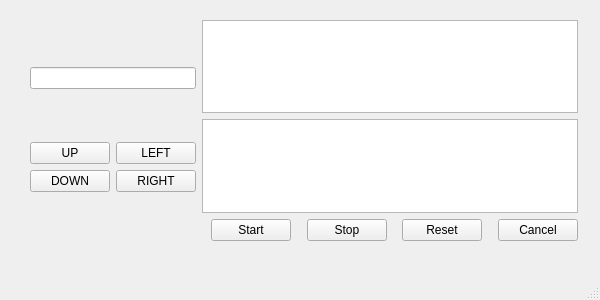
<?xml version="1.0" encoding="UTF-8"?>
<ui version="4.0">
 <class>window</class>
 <widget class="QMainWindow" name="window">
  <property name="geometry">
   <rect>
    <x>0</x>
    <y>0</y>
    <width>600</width>
    <height>300</height>
   </rect>
  </property>
  <property name="minimumSize">
   <size>
    <width>600</width>
    <height>300</height>
   </size>
  </property>
  <property name="maximumSize">
   <size>
    <width>600</width>
    <height>300</height>
   </size>
  </property>
  <property name="windowTitle">
   <string>window</string>
  </property>
  <widget class="QWidget" name="centralwidget">
   <widget class="QWidget" name="layoutWidget">
    <property name="geometry">
     <rect>
      <x>30</x>
      <y>20</y>
      <width>548</width>
      <height>221</height>
     </rect>
    </property>
    <layout class="QHBoxLayout" name="horizontalLayout_3">
     <item>
      <layout class="QVBoxLayout" name="verticalLayout_3">
       <item>
        <widget class="QLineEdit" name="setLine">
         <property name="cursor">
          <cursorShape>IBeamCursor</cursorShape>
         </property>
        </widget>
       </item>
       <item>
        <layout class="QHBoxLayout" name="horizontalLayout">
         <item>
          <layout class="QVBoxLayout" name="verticalLayout">
           <item>
            <widget class="QPushButton" name="up_button">
             <property name="text">
              <string>UP</string>
             </property>
            </widget>
           </item>
           <item>
            <widget class="QPushButton" name="down_button">
             <property name="text">
              <string>DOWN</string>
             </property>
            </widget>
           </item>
          </layout>
         </item>
         <item>
          <layout class="QVBoxLayout" name="verticalLayout_2">
           <item>
            <widget class="QPushButton" name="left_button">
             <property name="text">
              <string>LEFT</string>
             </property>
            </widget>
           </item>
           <item>
            <widget class="QPushButton" name="right_button">
             <property name="text">
              <string>RIGHT</string>
             </property>
            </widget>
           </item>
          </layout>
         </item>
        </layout>
       </item>
      </layout>
     </item>
     <item>
      <layout class="QVBoxLayout" name="verticalLayout_4">
       <item>
        <widget class="QTextEdit" name="getLine">
         <property name="cursor" stdset="0">
          <cursorShape>ForbiddenCursor</cursorShape>
         </property>
        </widget>
       </item>
       <item>
        <widget class="QTextEdit" name="getValue">
         <property name="cursor" stdset="0">
          <cursorShape>ForbiddenCursor</cursorShape>
         </property>
        </widget>
       </item>
       <item>
        <layout class="QHBoxLayout" name="horizontalLayout_2">
         <item>
          <spacer name="horizontalSpacer">
           <property name="orientation">
            <enum>Qt::Horizontal</enum>
           </property>
           <property name="sizeHint" stdset="0">
            <size>
             <width>40</width>
             <height>20</height>
            </size>
           </property>
          </spacer>
         </item>
         <item>
          <widget class="QPushButton" name="start_button">
           <property name="text">
            <string>Start</string>
           </property>
          </widget>
         </item>
         <item>
          <spacer name="horizontalSpacer_2">
           <property name="orientation">
            <enum>Qt::Horizontal</enum>
           </property>
           <property name="sizeHint" stdset="0">
            <size>
             <width>40</width>
             <height>20</height>
            </size>
           </property>
          </spacer>
         </item>
         <item>
          <widget class="QPushButton" name="stop_button">
           <property name="text">
            <string>Stop</string>
           </property>
          </widget>
         </item>
         <item>
          <spacer name="horizontalSpacer_4">
           <property name="orientation">
            <enum>Qt::Horizontal</enum>
           </property>
           <property name="sizeHint" stdset="0">
            <size>
             <width>40</width>
             <height>20</height>
            </size>
           </property>
          </spacer>
         </item>
         <item>
          <widget class="QPushButton" name="reset_button">
           <property name="text">
            <string>Reset</string>
           </property>
          </widget>
         </item>
         <item>
          <spacer name="horizontalSpacer_3">
           <property name="orientation">
            <enum>Qt::Horizontal</enum>
           </property>
           <property name="sizeHint" stdset="0">
            <size>
             <width>40</width>
             <height>20</height>
            </size>
           </property>
          </spacer>
         </item>
         <item>
          <widget class="QPushButton" name="cancel_button">
           <property name="text">
            <string>Cancel</string>
           </property>
          </widget>
         </item>
        </layout>
       </item>
      </layout>
     </item>
    </layout>
   </widget>
  </widget>
  <widget class="QMenuBar" name="menubar">
   <property name="geometry">
    <rect>
     <x>0</x>
     <y>0</y>
     <width>600</width>
     <height>22</height>
    </rect>
   </property>
  </widget>
  <widget class="QStatusBar" name="statusbar"/>
  <action name="actioncancel">
   <property name="text">
    <string>cancel</string>
   </property>
  </action>
  <action name="actionok">
   <property name="text">
    <string>ok</string>
   </property>
  </action>
 </widget>
 <resources/>
 <connections>
  <connection>
   <sender>cancel_button</sender>
   <signal>clicked()</signal>
   <receiver>window</receiver>
   <slot>close()</slot>
   <hints>
    <hint type="sourcelabel">
     <x>523</x>
     <y>246</y>
    </hint>
    <hint type="destinationlabel">
     <x>549</x>
     <y>194</y>
    </hint>
   </hints>
  </connection>
 </connections>
</ui>
